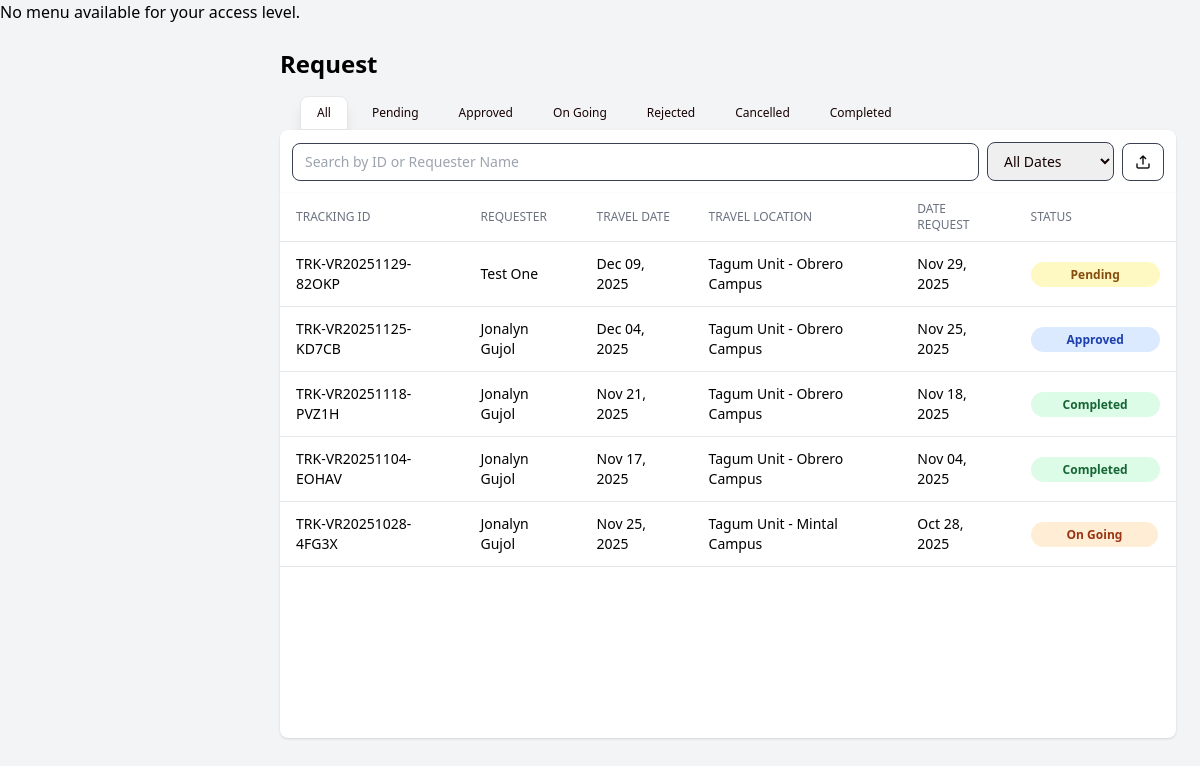
/app/modules/shared/views/vehicle_request.php (signed in), run on the app's committed database.
### tables this page shows
CREATE TABLE `vehicle_request` (
  `control_no` int(11) NOT NULL AUTO_INCREMENT,
  `req_id` int(10) unsigned DEFAULT NULL,
  `date_request` datetime DEFAULT NULL,
  `tracking_id` varchar(50) DEFAULT NULL,
  `trip_purpose` varchar(100) DEFAULT NULL,
  `travel_destination` varchar(255) DEFAULT NULL,
  `travel_date` date DEFAULT NULL,
  `return_date` date DEFAULT NULL,
  `departure_time` time DEFAULT NULL,
  `return_time` time DEFAULT NULL,
  PRIMARY KEY (`control_no`),
  KEY `fk_vehicle_request_requester` (`req_id`),
  KEY `idx_tracking_id` (`tracking_id`),
  CONSTRAINT `fk_vehicle_request_requester` FOREIGN KEY (`req_id`) REFERENCES `requester` (`req_id`) ON DELETE SET NULL ON UPDATE CASCADE
);

### app/core/BaseModel.php (called while the page is built, shortened)
<?php
class BaseModel {
    protected $host = 'localhost';
    protected $user = 'root';
    protected $pass = '';
    protected $name = 'u_request';
    private function connect() {
        $this->db = @new mysqli($this->host, $this->user, $this->pass, $this->name);
    }
}

### app/controllers/RequestController.php (called while the page is built, shortened)
<?php
require_once __DIR__ . '/../models/RequestModel.php';
class RequestController {
    private $model;
    public function __construct() {
        $this->model = new RequestModel();
    }
    public function indexVehicle() {
        $requests = $this->model->getAllVehicleRequests();
        return [
            "requests" => $requests
        ];
    }
}
require_once __DIR__ . '/../models/RequestModel.php';

### app/models/RequestModel.php (called while the page is built, shortened)
<?php
require_once __DIR__ . '/../core/BaseModel.php';
class RequestModel extends BaseModel {
public function getAllVehicleRequests() {
  $query = "
    SELECT
        v.*,
        CONCAT(r.firstName, ' ', r.lastName) AS requester_name,
        r.contact,
        vr.vehicle_id,
        vr.driver_id,
        CONCAT(d.firstName, ' ', d.lastName) AS driver_name,
        vr.req_status,
        vr.approved_by,
        vr.reason,
        vl.vehicle_name,
        sf.source_of_fuel,
        sf.source_of_oil,
        sf.source_of_repair_maintenance,
        sf.source_of_driver_assistant_per_diem
    FROM vehicle_request v
    INNER JOIN requester r ON v.req_id = r.req_id
    LEFT JOIN vehicle_request_assignment vr ON v.control_no = vr.control_no
    LEFT JOIN vehicle vl ON vl.vehicle_id = vr.vehicle_id
    LEFT JOIN driver d ON d.driver_id = vr.driver_id
    LEFT JOIN source_of_fund sf ON v.control_no = sf.control_no
    ORDER BY v.date_request DESC;
";
    $result = $this->db->query($query);
    $requests = [];
    while ($row = $result->fetch_assoc()) {
    $control_no = $row['control_no'];
    $passengersQuery = "
        SELECT CONCAT(p.firstName, ' ', p.lastName) AS name
        FROM passengers p
        INNER JOIN vehicle_request_passengers vrp
        ON p.passenger_id = vrp.passenger_id
        WHERE vrp.control_no = '{$this->db->real_escape_string($control_no)}'
    ";
    $passengersResult = $this->db->query($passengersQuery);
    $passengers = [];
    if ($passengersResult) {
        while ($p = $passengersResult->fetch_assoc()) {
            $passengers[] = $p['name'];
        }
    }
    $row['passengers'] = $passengers;
    $row['passenger_count'] = count($passengers);
    $row['source_of_fuel'] = $row['source_of_fuel'] ?? 'N/A';
    $row['source_of_oil'] = $row['source_of_oil'] ?? 'N/A';
    $row['source_of_repair_maintenance'] = $row['source_of_repair_maintenance'] ?? 'N/A';
    $row['source_of_driver_assistant_per_diem'] = $row['source_of_driver_assistant_per_diem'] ?? 'N/A';
    $requests[] = $row;
}
    return $requests;
}
}

### app/modules/shared/views/vehicle_request.php (the view, shortened to what this page needs)
<?php
require_once __DIR__ . '/../../../controllers/RequestController.php';
$controller = new RequestController();
$data = $controller->indexVehicle();
$requests = $data['requests'];
?>
<!DOCTYPE html>
<html lang="en">
<head>
  <link rel="stylesheet" href="/public/assets/css/output.css" />
</head>
<body class="bg-gray-100">
  <?php
  if ($_SESSION['access_level'] == 1) {
      include COMPONENTS_PATH . '/superadmin_menu.php';
  } elseif ($_SESSION['access_level'] == 3) {
      include COMPONENTS_PATH . '/motorpool_menu.php';
  } else {
      echo "<p>No menu available for your access level.</p>";
  }
  ?>
  <main class="ml-16 md:ml-64 flex flex-col min-h-screen transition-all duration-300">
    <div class="p-6">
      <h1 class="text-2xl font-bold mb-4">Request</h1>
      <div id="tabs" class="flex gap-2 mt-4 text-xs text-text">
        <button class="ml-5 btn"><p>All</p></button>
        <button class="btn"><p>Pending</p></button>
        <button class="btn"><p>Approved</p></button>
        <button class="btn"><p>On Going</p></button>
        <button class="btn"><p>Rejected</p></button>
        <button class="btn"><p>Cancelled</p></button>
        <button class="btn"><p>Completed</p></button>
      </div>
      <div x-data="requestList()" class="grid grid-cols-1 md:grid-cols-3 gap-4">
        <div :class="showDetails ? 'col-span-2' : 'col-span-3'">
          <div class="p-3 flex flex-wrap gap-2 justify-between items-center bg-white shadow rounded-t-lg">
            <input type="text" id="searchRequests" placeholder="Search by ID or Requester Name" class="flex-1 min-w-[200px] input-field">
            <select id="sortCategory" class="input-field">
              <option value="all">All Dates</option>
            </select>
            <button title="Export" id="export" class="btn-upper">
              <img src="/public/assets/img/export.png" alt="User" class="size-4 my-0.5">
            </button>
          </div>
          <div class="overflow-x-auto h-[545px] overflow-y-auto rounded-b-lg shadow bg-white">
            <table class="min-w-full divide-y divide-gray-200 bg-white rounded-b-lg p-2">
              <thead class="bg-white sticky top-0">
                <tr>
                  <th class="pl-4 py-2 text-left text-xs font-medium text-gray-500 uppercase">Tracking ID</th>
                  <th class="px-4 py-2 text-left text-xs font-medium text-gray-500 uppercase">Requester</th>
                  <th class="px-4 py-2 text-left text-xs font-medium text-gray-500 uppercase">Travel Date</th>
                  <th class="px-4 py-2 text-left text-xs font-medium text-gray-500 uppercase">Travel Location</th>
                  <th class="px-4 py-2 text-left text-xs font-medium text-gray-500 uppercase">Date Request</th>
                  <th class="px-4 py-2 text-left text-xs font-medium text-gray-500 uppercase rounded-tr-lg">Status</th>
                </tr>
              </thead>
              <tbody id="requestsTable" class="text-sm">
                <?php if (!empty($requests)): ?>
                  <?php foreach ($requests as $row): ?>
                    <tr
                      class="border-b hover:bg-gray-100 cursor-pointer"
                      data-status="<?= htmlspecialchars($row['req_status']) ?>"
                      data-date="<?= htmlspecialchars(date('Y-m-d', strtotime($row['date_request']))) ?>"
                      @click='selectRow({
                          control_no: "<?= htmlspecialchars($row['control_no'], ENT_QUOTES) ?>",
                          tracking_id: "<?= htmlspecialchars($row['tracking_id'], ENT_QUOTES) ?>",
                          requester_name: "<?= htmlspecialchars($row['requester_name'], ENT_QUOTES) ?>",
                          contact: "<?= htmlspecialchars($row['contact'], ENT_QUOTES) ?>",
                          travel_destination: "<?= htmlspecialchars($row['travel_destination'], ENT_QUOTES) ?>",
                          date_request: "<?= htmlspecialchars(date('M d, Y', strtotime($row['date_request'])), ENT_QUOTES) ?>",
                          travel_date: "<?= htmlspecialchars(date('M d, Y', strtotime($row['travel_date'])), ENT_QUOTES) ?>",
                          return_date: "<?= htmlspecialchars(date('M d, Y', strtotime($row['return_date'])), ENT_QUOTES) ?>",
                          depret_time: "<?= htmlspecialchars(date('h:i A', strtotime($row['departure_time'])) . ' - ' . date('h:i A', strtotime($row['return_time'])), ENT_QUOTES) ?>",
                          trip_purpose: "<?= htmlspecialchars($row['trip_purpose'], ENT_QUOTES) ?>",
                          req_status: "<?= htmlspecialchars($row['req_status'], ENT_QUOTES) ?>",
                          original_status: "<?= htmlspecialchars($row['req_status'], ENT_QUOTES) ?>",
                          reason: "<?= htmlspecialchars($row['reason'] ?? '', ENT_QUOTES) ?>",
                          vehicle_name: "<?= htmlspecialchars($row['vehicle_name'] ?? '', ENT_QUOTES) ?>",
                          driver_name: "<?= htmlspecialchars($row['driver_name'] ?? '', ENT_QUOTES) ?>",
                          approved_by: "<?= htmlspecialchars($row['approved_by'] ?? '', ENT_QUOTES) ?>",
                          passenger_count: "<?= count($row['passengers']) ?>",
                          passengers: <?= htmlspecialchars(json_encode($row['passengers'] ?? []), ENT_QUOTES) ?>
                      })'>
                      <td class="px-4 py-3"><?= htmlspecialchars($row['tracking_id']) ?></td>
                      <td class="px-4 py-3"><?= htmlspecialchars($row['requester_name']) ?></td>
                      <td class="px-4 py-3"><?= htmlspecialchars(date('M d, Y', strtotime($row['travel_date']))) ?></td>
                      <td class="px-4 py-3"><?= htmlspecialchars($row['travel_destination']) ?></td>
                      <td class="px-4 py-3"><?= htmlspecialchars(date('M d, Y', strtotime($row['date_request']))) ?></td>
                      <td class="px-4 py-3">
                        <?php if ($row['req_status'] === 'Completed'): ?>
                            <span class="px-8 py-1 rounded-full text-xs font-semibold bg-green-100 text-green-800">
                                Completed
                            </span>
                        <?php elseif ($row['req_status'] === 'Pending'): ?>
                            <span class="px-10 py-1 rounded-full text-xs font-semibold bg-yellow-100 text-yellow-800">
                                Pending
                            </span>
                        <?php elseif ($row['req_status'] === 'Approved'): ?>
                            <span class="px-9 py-1 rounded-full text-xs font-semibold bg-blue-100 text-blue-800">
                                Approved
                            </span>
                        <?php elseif ($row['req_status'] === 'On Going'): ?>
                            <span class="px-9 py-1 rounded-full text-xs font-semibold bg-orange-100 text-orange-800">
                                On Going
                            </span>
                        <?php endif; ?>
                      </td>
                    </tr>
                  <?php endforeach; ?>
                <?php else: ?>
                  <tr><td colspan="6" class="text-center py-3 text-gray-400">No vehicle requests found</td></tr>
                <?php endif; ?>
              </tbody>
            </table>
          </div>
        </div>
      </div>
    </div>
  </main>
</body>
</html>

### data on the page
vehicle_request: tracking "TRK-VR20251129-82OKP", requester_name "Test One", travel_date "Dec 09, 2025", travel_destination "Tagum Unit - Obrero Campus", date_request "Nov 29, 2025", shows "Pending"
vehicle_request: tracking "TRK-VR20251125-KD7CB", requester_name "Jonalyn Gujol", travel_date "Dec 04, 2025", travel_destination "Tagum Unit - Obrero Campus", date_request "Nov 25, 2025", shows "Approved"
vehicle_request: tracking "TRK-VR20251118-PVZ1H", requester_name "Jonalyn Gujol", travel_date "Nov 21, 2025", travel_destination "Tagum Unit - Obrero Campus", date_request "Nov 18, 2025", shows "Completed"
vehicle_request: tracking "TRK-VR20251104-EOHAV", requester_name "Jonalyn Gujol", travel_date "Nov 17, 2025", travel_destination "Tagum Unit - Obrero Campus", date_request "Nov 04, 2025", shows "Completed"
vehicle_request: tracking "TRK-VR20251028-4FG3X", requester_name "Jonalyn Gujol", travel_date "Nov 25, 2025", travel_destination "Tagum Unit - Mintal Campus", date_request "Oct 28, 2025", shows "On Going"
